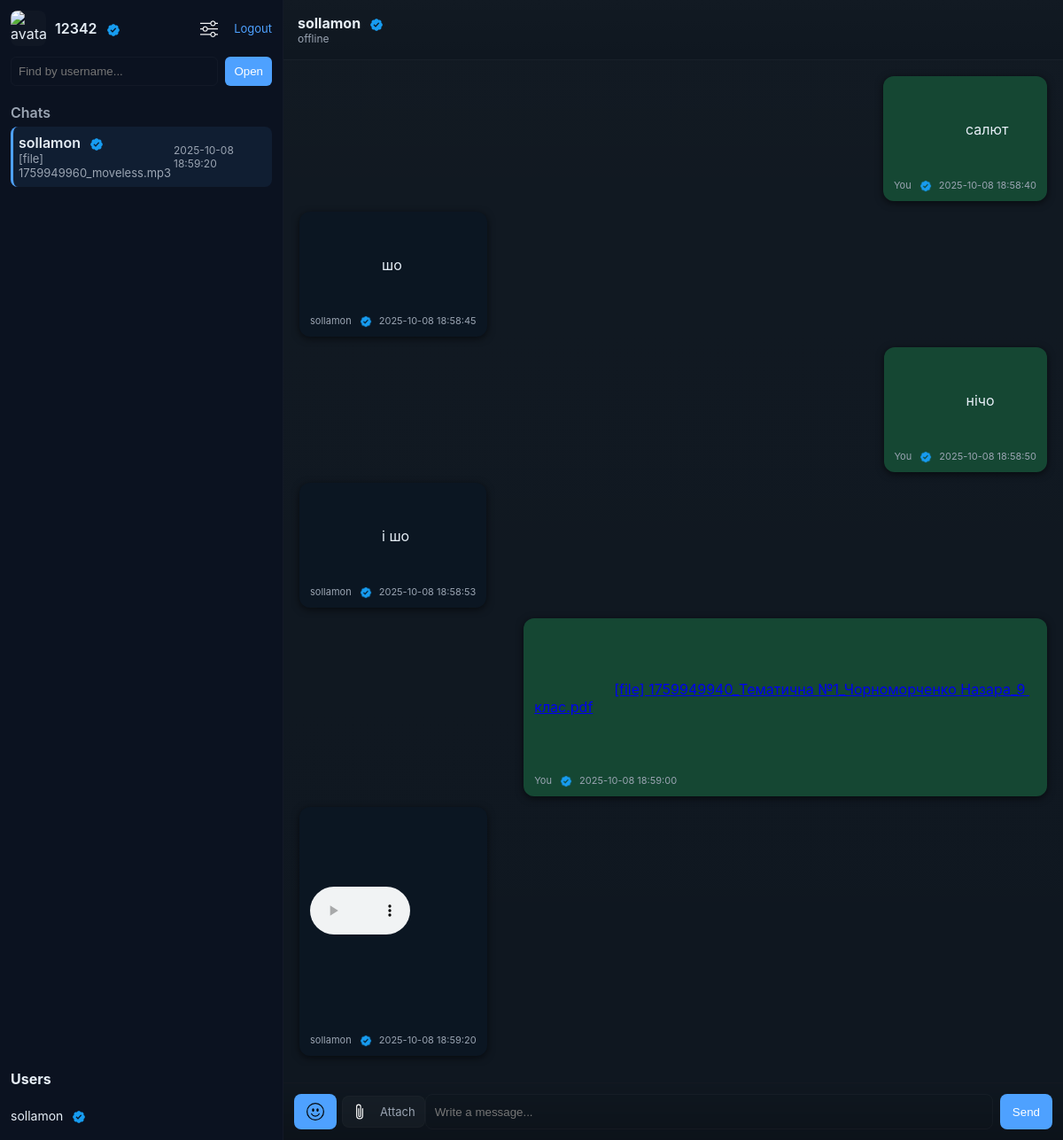
The page /chat/1 (signed in) on the database its author committed.
### tables this page shows
CREATE TABLE users
                      (id INTEGER PRIMARY KEY, email TEXT UNIQUE, username TEXT UNIQUE, password TEXT, avatar_url TEXT DEFAULT '', last_seen DATETIME, is_verified INTEGER DEFAULT 0, verification_code TEXT, verification_expiry DATETIME, last_verification_sent DATETIME);

CREATE TABLE messages
                      (id INTEGER PRIMARY KEY AUTOINCREMENT,
                       chat_id INTEGER,
                       sender_id INTEGER,
                       message TEXT,
                       file_url TEXT,
                       file_type TEXT,
                       timestamp DATETIME DEFAULT CURRENT_TIMESTAMP);

### app.py (the view)
@app.get("/chat/{chat_id}", response_class=HTMLResponse, name="chat")
def chat_page(request: Request, chat_id: int):
    user_id = request.session.get('user_id')
    if not user_id:
        return RedirectResponse(url="/login")
    db = get_db_conn()
    me_row = get_user_by_id(db, user_id)
    if not me_row:
        request.session.pop('user_id', None)
        db.close()
        return RedirectResponse(url="/login")
    me = _row_to_dict_with_defaults(me_row, defaults={"avatar_url": "", "is_verified": 0})
    me['is_verified'] = _to_int_flag(me.get('is_verified', 0))
    cur = db.execute("SELECT user1_id, user2_id FROM chats WHERE id = ?", (chat_id,))
    chat_row = cur.fetchone()
    if not chat_row:
        db.close()
        return HTMLResponse(content="Чат не знайдено", status_code=404)
    other_id = chat_row['user1_id'] if chat_row['user1_id'] != me['id'] else chat_row['user2_id']
    other_row = get_user_by_id(db, other_id)
    other = _row_to_dict_with_defaults(other_row or {}, defaults={"avatar_url": "", "is_verified": 0, "username": "Unknown", "email": ""})
    other['is_verified'] = _to_int_flag(other.get('is_verified', 0))
    raw_messages = get_messages(db, chat_id)
    messages = []
    for r in raw_messages:
        m = _row_to_dict_with_defaults(r, defaults={"file_url": "", "file_type": "", "message": ""})
        m['is_verified'] = _to_int_flag(m.get('is_verified', 0))
        messages.append(m)
    chats_raw = list_user_chats(db, me['id'])
    chats = []
    for c in chats_raw:
        cc = dict(c)
        cc['other_avatar'] = cc.get('other_avatar') or ''
        cc['other_is_verified'] = _to_int_flag(cc.get('other_is_verified', 0))
        chats.append(cc)
    rows = db.execute("SELECT id, username, email, avatar_url, is_verified FROM users WHERE id != ? ORDER BY username COLLATE NOCASE", (me['id'],)).fetchall()
    users = []
    for r in rows:
        u = _row_to_dict_with_defaults(r, defaults={"avatar_url": "", "is_verified": 0})
        u['is_verified'] = _to_int_flag(u.get('is_verified', 0))
        users.append(u)
    db.close()
    return templates.TemplateResponse("chat.html", {
        "request": request, "me": me, "other": other, "messages": messages,
        "chat_id": chat_id, "chats": chats, "users": users
    })

### templates/chat.html (shortened to what this page needs)
<!DOCTYPE html>
<html lang="en">
<head>
  <link rel="stylesheet" href="{{ url_for('static', path='css/style.css') }}">
</head>
<body>
  <div class="app">
    <aside class="sidebar">
      <div class="sidebar-header">
        <div style="display:flex;align-items:center;gap:10px;">
          <img src="{{ me['avatar_url']|default(url_for('static', path='icons/default-avatar.png')) }}"
            class="avatar-sm" alt="avatar" width="40" height="40" loading="eager">
          <div>
            <div style="font-weight:600">
              {{ me['username'] }}
              {% if me['is_verified']|default(0)|int == 1 %}
                <img src="{{ url_for('static', path='icons/verified.png') }}" class="verified-icon" alt="verified" title="Verified email">
              {% endif %}
            </div>
          </div>
        </div>
        <div style="display:flex;align-items:center;gap:8px;">
          <a href="{{ url_for('settings') }}" title="Settings" class="icon-btn" style="padding:4px;">
            <img src="{{ url_for('static', path='icons/sliders.svg') }}" alt="settings" style="width:20px;height:20px;filter:invert(1)">
          </a>
          <a class="logout" href="{{ url_for('logout') }}" style="color:var(--accent);text-decoration:none;">Logout</a>
        </div>
      </div>
      <div class="search">
        <form action="{{ url_for('start_chat_by_username') }}" method="POST" class="search-form">
          <input name="username" placeholder="Find by username..." />
          <button type="submit">Open</button>
        </form>
      </div>
      <div class="chats-list">
        <h4>Chats</h4>
        {% for c in chats %}
          <a class="chat-item {% if c['chat_id'] == chat_id %}active{% endif %}" href="{{ url_for('chat', chat_id=c['chat_id']) }}">
            <div style="display:inline-block;vertical-align:middle;">
              <div class="chat-name">
                {{ c['other_username'] }}
                {% if c['other_is_verified']|default(0)|int == 1 %}
                  <img src="{{ url_for('static', path='icons/verified.png') }}" class="verified-icon" alt="verified" title="Verified email">
                {% endif %}
              </div>
              <div class="chat-preview">{{ c['last_message'][:40] }}</div>
            </div>
            <div class="chat-time">{{ c['last_ts'] or '' }}</div>
          </a>
        {% endfor %}
      </div>
      <div class="users-list">
        <h4>Users</h4>
        <ul>
          {% for u in users %}
            <li>
              <a href="{{ url_for('start_chat', receiver_id=u['id']) }}">
                {{ u['username'] }}
                {% if u['is_verified']|default(0)|int == 1 %}
                  <img src="{{ url_for('static', path='icons/verified.png') }}" class="verified-icon" alt="verified" title="Verified email">
                {% endif %}
              </a>
            </li>
          {% endfor %}
        </ul>
      </div>
    </aside>
    <main class="chat-main">
      <header class="chat-header">
        <div class="other-info" id="other-info" style="cursor:pointer;">
          <strong id="other-username">
            {{ other['username'] }}
            {% if other['is_verified']|default(0)|int == 1 %}
              <img src="{{ url_for('static', path='icons/verified.png') }}" class="verified-icon" alt="verified" title="Verified email">
            {% endif %}
          </strong>
          <div id="other-status" class="small" style="color:var(--muted);">offline</div>
        </div>
      </header>
      <section class="messages" id="messages" data-last-id="{{ (messages[-1]['id'] if messages|length>0 else 0) }}">
        {% for m in messages %}
          <div class="message {% if m['sender_id'] == me['id'] %}from-me{% else %}from-other{% endif %}" data-msg-id="{{ m['id'] }}">
            <div class="msg-content">
              <div class="msg-text">
                {% if m['file_url'] %}
                  {% if m['file_type'] == 'image' %}
                    <img src="{{ m['file_url'] }}" class="chat-image" alt="image" data-full="{{ m['file_url'] }}" loading="lazy">
                    {% if m['message'] and not m['message'].startswith('[file]') %}
                      <div>{{ m['message'] }}</div>
                    {% endif %}
                  {% elif m['file_type'] == 'audio' %}
                    <audio controls src="{{ m['file_url'] }}"></audio>
                  {% else %}
                    <a href="{{ m['file_url'] }}" target="_blank" rel="noopener">{{ m['message'] or 'File' }}</a>
                  {% endif %}
                {% else %}
                  {{ m['message'] }}
                {% endif %}
              </div>
              <div class="msg-meta">
                <span class="msg-sender">
                  {% if m['sender_id'] == me['id'] %}
                    You
                    {% if m['is_verified']|default(0)|int == 1 %}
                      <img src="{{ url_for('static', path='icons/verified.png') }}" class="verified-icon-inline" alt="verified" title="Verified email">
                    {% endif %}
                  {% else %}
                    {{ m['username'] }}
                    {% if m['is_verified']|default(0)|int == 1 %}
                      <img src="{{ url_for('static', path='icons/verified.png') }}" class="verified-icon-inline" alt="verified" title="Verified email">
                    {% endif %}
                  {% endif %}
                </span>
                <span class="msg-time">{{ m['timestamp'] }}</span>
              </div>
            </div>
          </div>
        {% endfor %}
      </section>
      <form id="composer" class="composer" onsubmit="return false;">
        <button type="button" id="btn-emoji" class="icon-btn" title="Emoji" aria-label="emoji">
          <img src="{{ url_for('static', path='icons/emoji-icon.svg') }}" alt="emoji" />
        </button>
        <div class="file-input-wrapper">
          <label class="file-label" for="file_input" title="Attach file">
            <img src="{{ url_for('static', path='icons/paperclip.svg') }}" style="width:18px;height:18px;filter:invert(1)">
            <span class="file-name" id="file-name">Attach</span>
          </label>
        </div>
        <input id="message_input" name="message" autocomplete="off" placeholder="Write a message..." required />
        <button id="send_btn" type="submit">Send</button>
      </form>
    </main>
  </div>
</body>
</html>

### static/css/style.css (style rules this page uses)
:root { --bg:#0f1720; --panel:#0b1220; --muted:#9aa4b2; --accent:#4ea1ff; --me-bg:#154733; --other-bg:#0b1622; --text:#e6eef6; font-family: Inter, Roboto, Arial, sans-serif; }
* { box-sizing:border-box }
body { margin:0;background:var(--bg);color:var(--text) }
.app { display:flex;height:100vh;align-items:stretch }
.sidebar { width:320px;background:var(--panel);border-right:1px solid rgba(255,255,255,0.03);display:flex;flex-direction:column;padding:12px;gap:12px }
.sidebar-header { display:flex;justify-content:space-between;align-items:center }
.logout { font-size:13px;color:var(--accent);text-decoration:none }
.search .search-form { display:flex;gap:8px }
.search input { flex:1;padding:8px;border:1px solid rgba(255,255,255,0.03);border-radius:6px;background:transparent;color:var(--text) }
.search button { padding:8px 10px;border-radius:6px;border:0;background:var(--accent);color:white }
.chats-list { overflow:auto;flex:0 0 auto }
.chats-list h4 { margin:8px 0 6px 0;color:var(--muted);font-weight:600 }
.chat-item { display:flex;justify-content:space-between;align-items:center;padding:8px;border-radius:8px;text-decoration:none;color:inherit;margin-bottom:6px }
.chat-item.active { background:rgba(78,161,255,0.08);border-left:3px solid var(--accent);padding-left:6px }
.chat-name { font-weight:600 }
.chat-preview { font-size:13px;color:var(--muted) }
.chat-time { font-size:12px;color:var(--muted) }
.users-list { margin-top:auto }
.users-list ul { list-style:none;padding:0;margin:6px 0 0 0 }
.users-list li { margin-bottom:6px }
.users-list a { color:inherit;text-decoration:none;font-size:14px }
.chat-main { flex:1;display:flex;flex-direction:column }
.chat-header { padding:16px;border-bottom:1px solid rgba(255,255,255,0.03);background:linear-gradient(180deg, rgba(255,255,255,0.01), transparent);display:flex;align-items:center;gap:12px }
.messages { flex:1;padding:18px;overflow:auto;background:linear-gradient(180deg, rgba(255,255,255,0.01), transparent) }
.message { max-width:70%;margin-bottom:12px;display:flex }
.from-me { margin-left:auto;justify-content:flex-end }
.msg-content { background:var(--other-bg);padding:10px 12px;border-radius:12px;box-shadow:0 2px 8px rgba(0,0,0,0.6);color:var(--text) }
.from-me .msg-content { background:var(--me-bg) }
.msg-text { white-space:pre-wrap }
.msg-meta { font-size:11px;color:var(--muted);margin-top:6px;display:flex;gap:8px }
.composer { display:flex;padding:12px;border-top:1px solid rgba(255,255,255,0.03);background:linear-gradient(180deg, transparent, rgba(0,0,0,0.2)) }
.composer input { flex:1;padding:10px;border-radius:8px;border:1px solid rgba(255,255,255,0.03);margin-right:8px;background:transparent;color:var(--text) }
.composer button { padding:10px 14px;border-radius:8px;border:0;background:var(--accent);color:white }
.small { font-size:12px;color:var(--muted) }
.msg-content audio { width:100%; max-width:60%; }
.file-input-wrapper { display:inline-flex; align-items:center; gap:8px; }
.file-label { display:inline-flex; align-items:center; gap:8px; padding:8px 10px; border-radius:8px; background:rgba(255,255,255,0.03); cursor:pointer; border:1px solid rgba(255,255,255,0.02); color:var(--text); }
.file-name { font-size:13px; color:var(--muted); margin-left:6px; max-width:160px; overflow:hidden; text-overflow:ellipsis; white-space:nowrap; }
.avatar-sm { width: 40px; height: 40px; border-radius: 8px; object-fit: cover; display: inline-block; vertical-align: middle; }
.sidebar .avatar-sm, .chat-item .avatar-xs, #profile_panel .avatar-lg { max-width: 100%; height: auto; }
.avatar-sm, .avatar-xs, .avatar-lg { background-color: rgba(255,255,255,0.02); overflow: hidden; display: inline-block; }
img { max-width: 100%; }
img[alt="avatar"] { object-fit: cover; }

### rows shown on the page
users: username "12342"
users: other_username "sollamon", c "[file] 1759949960_moveless.mp3", c "2025-10-08 18:59:20", username "sollamon", is_verified 1 (drawn)
messages: message "салют", timestamp "2025-10-08 18:58:40"
messages: message "шо", username "sollamon", timestamp "2025-10-08 18:58:45"
messages: message "нічо", timestamp "2025-10-08 18:58:50"
messages: message "і шо", username "sollamon", timestamp "2025-10-08 18:58:53"
messages: message "[file] 1759949940_Тематична №1_Чорноморченко Назара_9 клас.pdf", timestamp "2025-10-08 18:59:00"
messages: username "sollamon", timestamp "2025-10-08 18:59:20"
